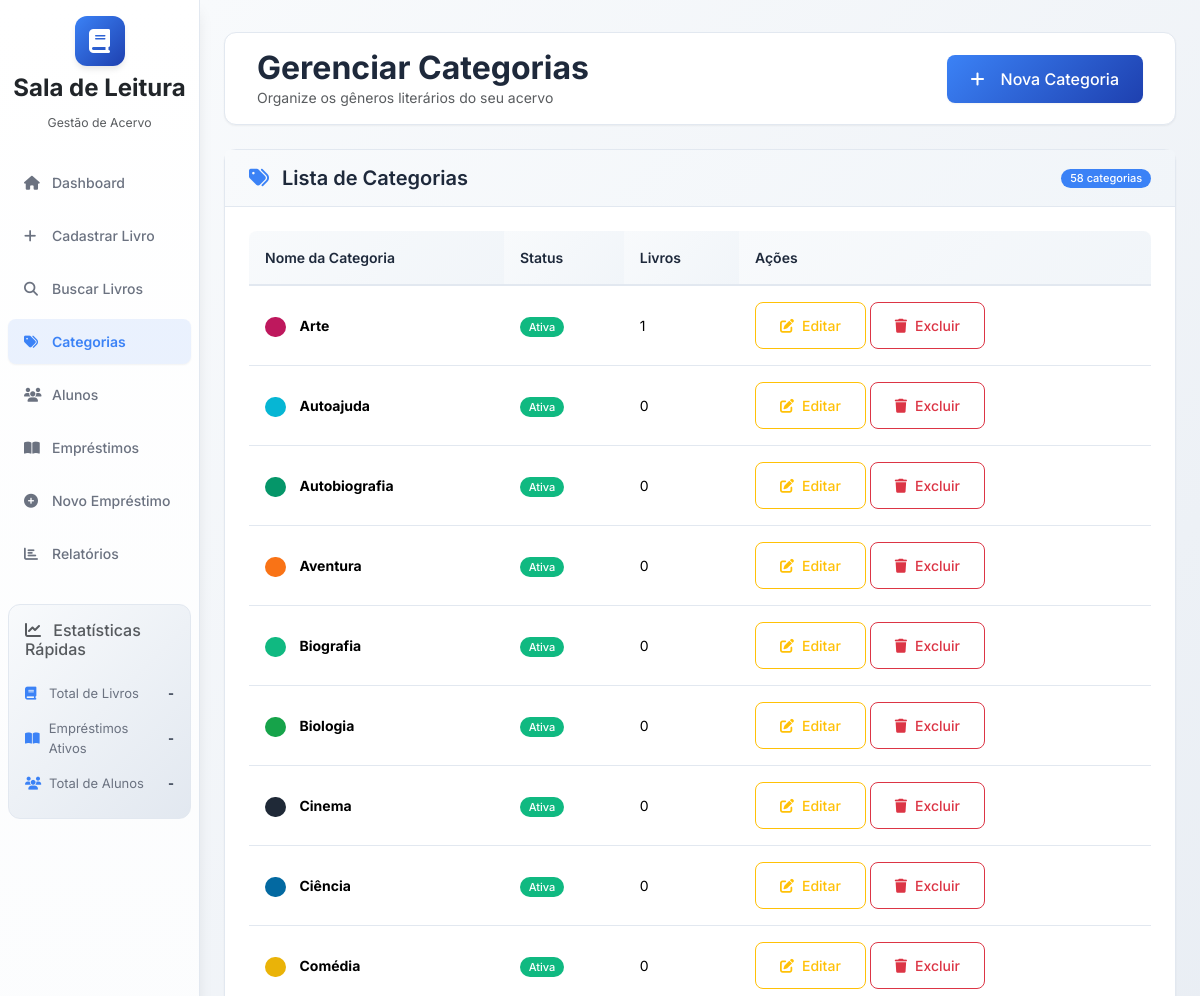
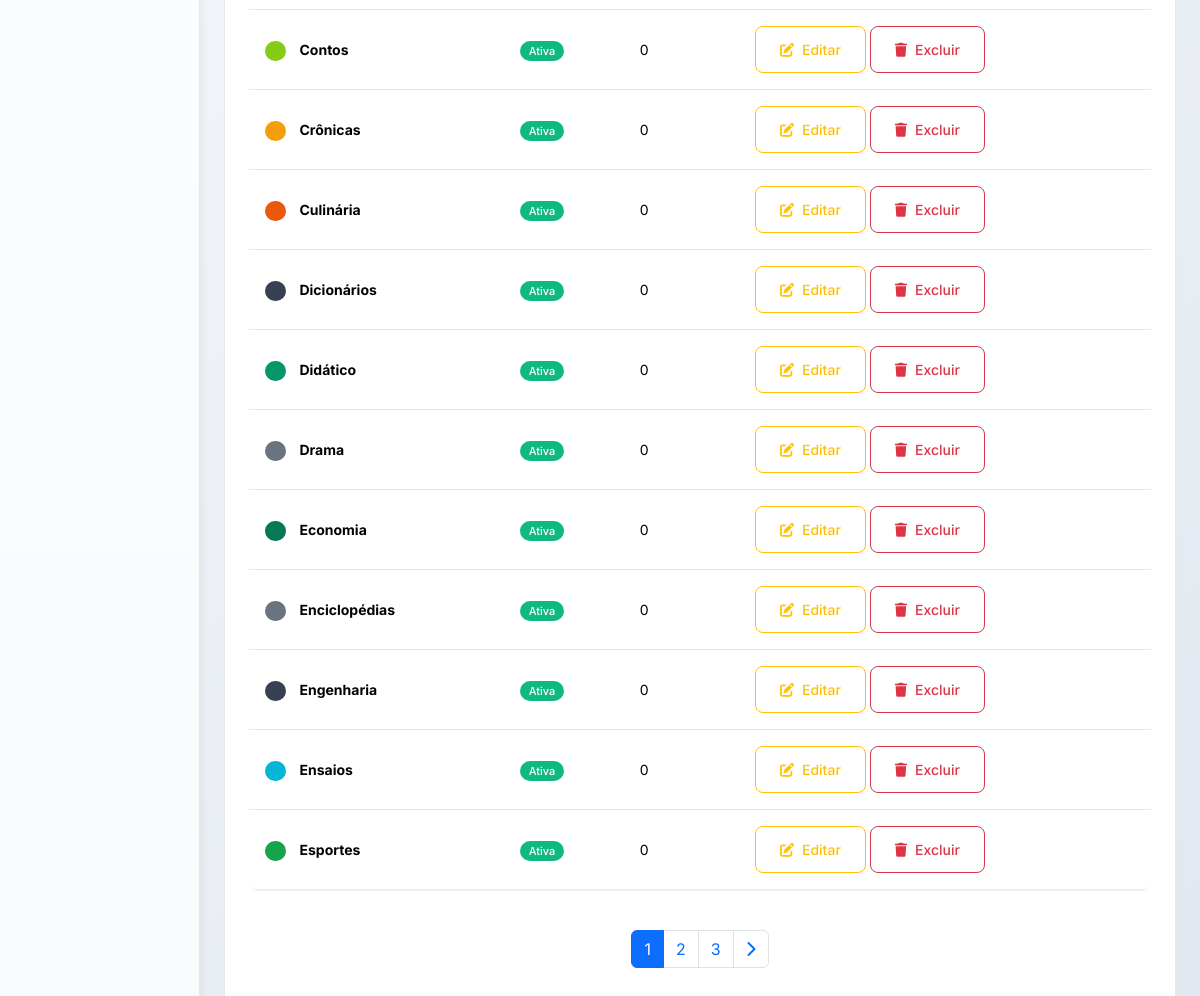
The page /categories on the database its author committed (2 pictures, top to bottom).
### database/models.py (models this page shows, shortened)
class Category(db.Model):
    __tablename__ = 'categories'
    id = db.Column(db.String(36), primary_key=True, default=generate_uuid)
    name = db.Column(db.String(100), nullable=False, unique=True)
    description = db.Column(db.Text)
    color = db.Column(db.String(7), default='#3b82f6')
    active = db.Column(db.Boolean, default=True)
    created_date = db.Column(db.DateTime, default=datetime.utcnow)
    updated_date = db.Column(db.DateTime, default=datetime.utcnow, onupdate=datetime.utcnow)
    books = db.relationship('Book', backref='category_obj', lazy=True)

### app.py (the view)
    @app.route('/categories')
    def categories():
        page = request.args.get('page', 1, type=int)
        search = request.args.get('search', '')
        query = Category.query
        if search:
            search_term = f"%{search}%"
            query = query.filter(or_(
                Category.name.ilike(search_term),
                Category.description.ilike(search_term)
            ))
        categories = query.order_by(Category.name).paginate(page=page, per_page=20, error_out=False)
        return render_template('categories/categories.html', categories=categories, search=search)

### templates/categories/categories.html (shortened to what this page needs)
{% extends "base.html" %}
{% block content %}
<div class="main-header d-flex justify-content-between align-items-center py-3 mb-4">
    <div>
        <h1 class="h2 mb-0">Gerenciar Categorias</h1>
        <p class="text-muted mb-0">Organize os gêneros literários do seu acervo</p>
    </div>
    <a href="{{ url_for('add_category') }}" class="btn btn-primary">
        <i class="fas fa-plus me-2"></i>
        Nova Categoria
    </a>
</div>
<div class="card fade-in">
    <div class="card-header d-flex justify-content-between align-items-center">
        <h5 class="mb-0">
            <i class="fas fa-tags text-primary me-2"></i>
            Lista de Categorias
        </h5>
        <span class="badge bg-primary">{{ categories.total }} categorias</span>
    </div>
    <div class="card-body">
        <div class="table-responsive">
            <table class="table table-hover">
                <thead>
                    <tr>
                        <th>Nome da Categoria</th>
                        <th>Status</th>
                        <th>Livros</th>
                        <th>Ações</th>
                    </tr>
                </thead>
                <tbody>
                    {% for category in categories.items %}
                    <tr>
                        <td>
                            <span class="badge" style="background-color: {{ category.color }}; margin-right: 10px;"> </span>
                            <strong>{{ category.name }}</strong>
                        </td>
                        <td>
                            {% if category.active %}
                                <span class="badge bg-success">Ativa</span>
                            {% else %}
                                <span class="badge bg-secondary">Inativa</span>
                            {% endif %}
                        </td>
                        <td>{{ category.books|length }}</td>
                        <td>
                            <a href="{{ url_for('edit_category', category_id=category.id) }}" class="btn btn-outline-warning btn-sm">
                                <i class="fas fa-edit"></i> Editar
                            </a>
                            <form method="POST" action="{{ url_for('delete_category', category_id=category.id) }}" class="d-inline"
                                  onsubmit="return confirm('Tem certeza que deseja excluir esta categoria?');">
                                <button type="submit" class="btn btn-outline-danger btn-sm">
                                    <i class="fas fa-trash"></i> Excluir
                                </button>
                            </form>
                        </td>
                    </tr>
                    {% endfor %}
                </tbody>
            </table>
        </div>
        {% if categories.pages > 1 %}
            <nav aria-label="Navegação de páginas" class="mt-4">
                <ul class="pagination justify-content-center">
                    {% for page_num in categories.iter_pages() %}
                        {% if page_num %}
                            {% if page_num != categories.page %}
                                <li class="page-item">
                                    <a class="page-link" href="{{ url_for('categories', page=page_num) }}">
                                        {{ page_num }}
                                    </a>
                                </li>
                            {% else %}
                                <li class="page-item active">
                                    <span class="page-link">{{ page_num }}</span>
                                </li>
                            {% endif %}
                        {% else %}
                            <li class="page-item disabled">
                                <span class="page-link">...</span>
                            </li>
                        {% endif %}
                    {% endfor %}
                    {% if categories.has_next %}
                        <li class="page-item">
                            <a class="page-link" href="{{ url_for('categories', page=categories.next_num) }}">
                                <i class="fas fa-chevron-right"></i>
                            </a>
                        </li>
                    {% endif %}
                </ul>
            </nav>
        {% endif %}
    </div>
</div>
{% endblock %}

### static/css/style.css (style rules this page uses)
:root { --primary-color: #3b82f6; --secondary-color: #6b7280; --success-color: #10b981; --warning-color: #f59e0b; --danger-color: #ef4444; --info-color: #06b6d4; --light-color: #f8fafc; --dark-color: #1e293b; --border-color: #e2e8f0; --shadow-sm: 0 1px 2px 0 rgba(0, 0, 0, 0.05); --shadow-md: 0 4px 6px -1px rgba(0, 0, 0, 0.1); --shadow-lg: 0 10px 15px -3px rgba(0, 0, 0, 0.1); }
* { margin: 0; padding: 0; box-sizing: border-box; }
body { font-family: 'Inter', sans-serif; font-size: 14px; line-height: 1.5; color: var(--dark-color); background: linear-gradient(135deg, #f8fafc 0%, #e2e8f0 100%); min-height: 100vh; }
.main-header { background: white; border-radius: 12px; padding: 2rem; margin-bottom: 2rem; box-shadow: var(--shadow-sm); border: 1px solid var(--border-color); }
.main-header h1 { color: var(--dark-color); font-weight: 700; margin-bottom: 0.5rem; }
.card { border: 1px solid var(--border-color); border-radius: 12px; box-shadow: var(--shadow-sm); background: white; transition: all 0.2s ease; }
.card-header { background: linear-gradient(135deg, #f8fafc 0%, #f1f5f9 100%); border-bottom: 1px solid var(--border-color); padding: 1rem 1.5rem; border-radius: 12px 12px 0 0; }
.card-header h5 { font-weight: 600; color: var(--dark-color); margin: 0; }
.card-body { padding: 1.5rem; }
.btn { border-radius: 8px; font-weight: 500; padding: 0.75rem 1.5rem; transition: all 0.2s ease; display: inline-flex; align-items: center; gap: 0.5rem; }
.btn-primary { background: linear-gradient(135deg, var(--primary-color) 0%, #1e40af 100%); border: none; color: white; box-shadow: var(--shadow-sm); }
.table { border-radius: 8px; overflow: hidden; box-shadow: var(--shadow-sm); }
.table thead th { background: linear-gradient(135deg, #f8fafc 0%, #f1f5f9 100%); border-bottom: 2px solid var(--border-color); font-weight: 600; color: var(--dark-color); padding: 1rem; }
.table tbody td { padding: 1rem; vertical-align: middle; border-bottom: 1px solid var(--border-color); }
.fade-in { animation: fadeIn 0.6s ease-out; }
.badge { font-size: 11px; font-weight: 500; padding: 0.4em 0.8em; border-radius: 20px; }
.text-primary { color: var(--primary-color) !important; }
.bg-primary { background-color: var(--primary-color) !important; }
.bg-success { background-color: var(--success-color) !important; }

### rows shown on the page
Category: name "Arte", active "Ativa", books|length "1"
Category: name "Autoajuda", active "Ativa", books|length "0"
Category: name "Autobiografia", active "Ativa", books|length "0"
Category: name "Aventura", active "Ativa", books|length "0"
Category: name "Biografia", active "Ativa", books|length "0"
Category: name "Biologia", active "Ativa", books|length "0"
Category: name "Cinema", active "Ativa", books|length "0"
Category: name "Ciência", active "Ativa", books|length "0"
Category: name "Comédia", active "Ativa", books|length "0"
Category: name "Contos", active "Ativa", books|length "0"
Category: name "Crônicas", active "Ativa", books|length "0"
Category: name "Culinária", active "Ativa", books|length "0"
Category: name "Dicionários", active "Ativa", books|length "0"
Category: name "Didático", active "Ativa", books|length "0"
Category: name "Drama", active "Ativa", books|length "0"
Category: name "Economia", active "Ativa", books|length "0"
Category: name "Enciclopédias", active "Ativa", books|length "0"
Category: name "Engenharia", active "Ativa", books|length "0"
Category: name "Ensaios", active "Ativa", books|length "0"
Category: name "Esportes", active "Ativa", books|length "0"

### other values the page prints
{{ categories.total }} "58"
{{ page_num }} "1"
{{ page_num }} "2" "3"
